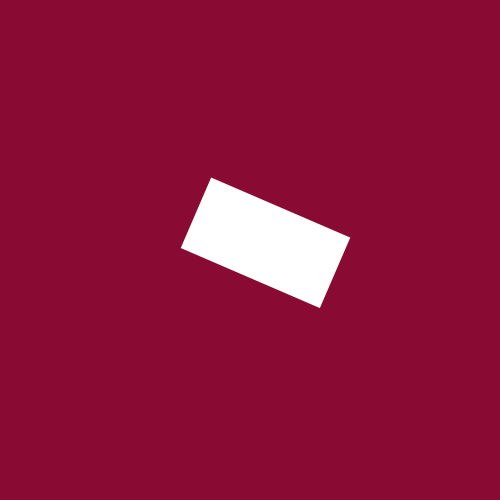
Frame 1 (no input)
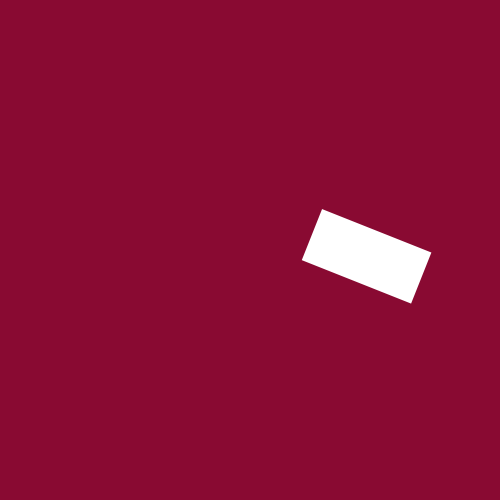
Frame 60 (the mouse pressed at the canvas centre just before this capture)
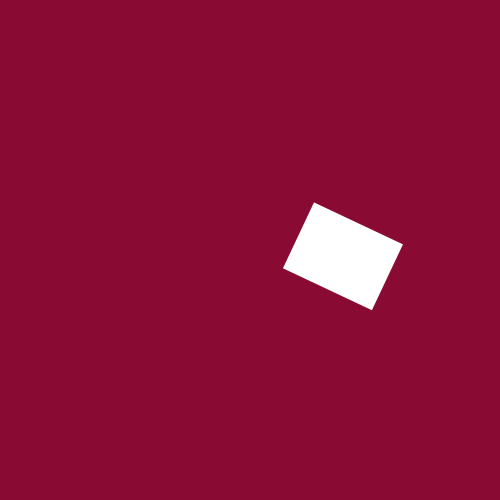
Frame 120 (the mouse held since frame 60 and released just before this capture)

The Processing sketch that drew these frames (run headless with seeded random() and noise(); from frame 60 on, the mouse is pressed at the canvas centre):

// Processing sketch: processing_64440
// ── processing_64440.pde



float n = 0;
void setup() {
  size(500, 500);
  background(#890A32);
  fill(255);
  noStroke();
  smooth();
  rectMode(CENTER);
}

void draw() {
  background(#890A32);
  translate(width*noise(n+70), height*noise(n+80));
  rotate(noise(n+20));
  rect(0, 0, 250 * noise(n), 250 * noise(n+12));

  n=n+0.005;
}
